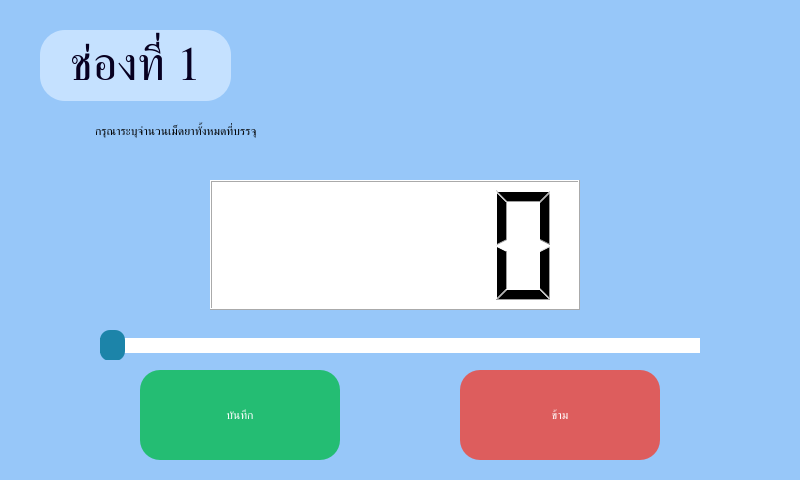
<?xml version="1.0" encoding="UTF-8"?>
<ui version="4.0">
 <class>background_total_pills</class>
 <widget class="QDialog" name="background_total_pills">
  <property name="geometry">
   <rect>
    <x>0</x>
    <y>0</y>
    <width>800</width>
    <height>480</height>
   </rect>
  </property>
  <property name="font">
   <font>
    <weight>50</weight>
    <bold>false</bold>
   </font>
  </property>
  <property name="windowTitle">
   <string>Dialog</string>
  </property>
  <property name="styleSheet">
   <string notr="true">QWidget#background_total_pills{
background-color: #97C7F9}</string>
  </property>
  <widget class="QLabel" name="no_channel">
   <property name="geometry">
    <rect>
     <x>40</x>
     <y>30</y>
     <width>191</width>
     <height>71</height>
    </rect>
   </property>
   <property name="font">
    <font>
     <family>JasmineUPC</family>
     <pointsize>36</pointsize>
     <weight>9</weight>
     <italic>false</italic>
     <bold>false</bold>
    </font>
   </property>
   <property name="styleSheet">
    <string notr="true">background-color: #C5E1FF;
font: 75 36pt &quot;JasmineUPC&quot;;
border-radius: 25px;
color: #070021;
</string>
   </property>
   <property name="text">
    <string>ช่องที่ 1</string>
   </property>
   <property name="alignment">
    <set>Qt::AlignCenter</set>
   </property>
  </widget>
  <widget class="QLabel" name="text_question_inputting_total_pills">
   <property name="geometry">
    <rect>
     <x>95</x>
     <y>90</y>
     <width>610</width>
     <height>81</height>
    </rect>
   </property>
   <property name="styleSheet">
    <string notr="true">font: 34pt &quot;JasmineUPC&quot;;</string>
   </property>
   <property name="text">
    <string>กรุณาระบุจำนวนเม็ดยาทั้งหมดที่บรรจุ</string>
   </property>
  </widget>
  <widget class="QLCDNumber" name="lcdNumber">
   <property name="geometry">
    <rect>
     <x>210</x>
     <y>180</y>
     <width>370</width>
     <height>130</height>
    </rect>
   </property>
   <property name="styleSheet">
    <string notr="true">background-color: #ffffff;</string>
   </property>
  </widget>
  <widget class="QSlider" name="slider_total_pills">
   <property name="geometry">
    <rect>
     <x>100</x>
     <y>330</y>
     <width>600</width>
     <height>30</height>
    </rect>
   </property>
   <property name="styleSheet">
    <string notr="true">QSlider{
border-radius: 10px ;
}

QSlider::groove:horizontal{
border: 10px ;
height: 15px;
background: #1C84A9;
}

QSlider::handle:horizontal{
background: #1C84A9;
border: 10px ;
width: 25px;
margin: -8px 0;
border-radius: 10px;
}
QSlider::add-page:horizontal{
background-color: white;
border: 10px;
}</string>
   </property>
   <property name="sliderPosition">
    <number>0</number>
   </property>
   <property name="orientation">
    <enum>Qt::Horizontal</enum>
   </property>
  </widget>
  <widget class="QToolButton" name="button_save_total_pills">
   <property name="geometry">
    <rect>
     <x>140</x>
     <y>370</y>
     <width>200</width>
     <height>90</height>
    </rect>
   </property>
   <property name="styleSheet">
    <string notr="true">font: 75 36pt &quot;JasmineUPC&quot;;
background-color:#24BD73;
color: #ffffff;
border-radius:20px;</string>
   </property>
   <property name="text">
    <string>บันทึก</string>
   </property>
  </widget>
  <widget class="QToolButton" name="button_skip_total_pills">
   <property name="geometry">
    <rect>
     <x>460</x>
     <y>370</y>
     <width>200</width>
     <height>90</height>
    </rect>
   </property>
   <property name="styleSheet">
    <string notr="true">font: 75 36pt &quot;JasmineUPC&quot;;
background-color:#DD5D5D;
color: #ffffff;
border-radius:20px;</string>
   </property>
   <property name="text">
    <string>ข้าม</string>
   </property>
  </widget>
 </widget>
 <resources/>
 <connections/>
</ui>
